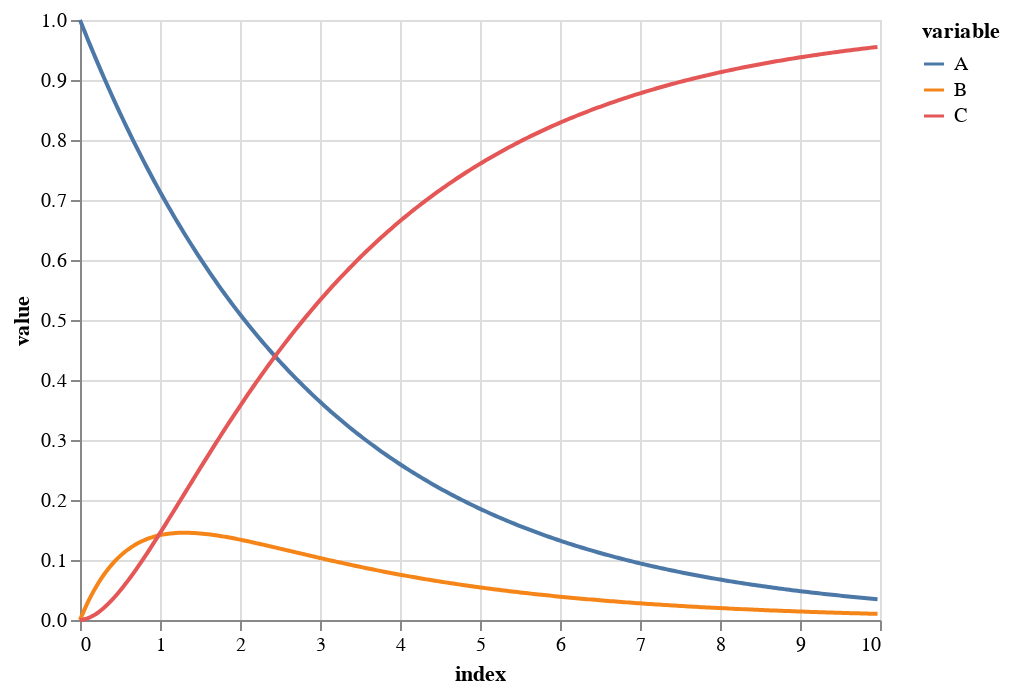

The notebook cell this image was saved under:
### Code cell
alt.Chart(Zdfg).mark_line().encode(
  alt.X('index:Q'),
  alt.Y('value:Q'),
  alt.Color('variable:N')
)

### Figure 1 — Vega-Lite specification as saved in the notebook (floating-point values rounded to 4 significant figures; data arrays with more than 128 entries replaced by an {"elided": "..."} marker saying what was removed)
{"config": {"view": {"continuousWidth": 400, "continuousHeight": 300}}, "data": {"name": "data-9e432436c452509659bcc41ddbf304e9"}, "mark": "line", "encoding": {"color": {"type": "nominal", "field": "variable"}, "x": {"type": "quantitative", "field": "index"}, "y": {"type": "quantitative", "field": "value"}}, "$schema": "https://vega.github.io/schema/vega-lite/v4.8.1.json", "datasets": {"data-9e432436c452509659bcc41ddbf304e9": {"elided": "900 records"}}}
